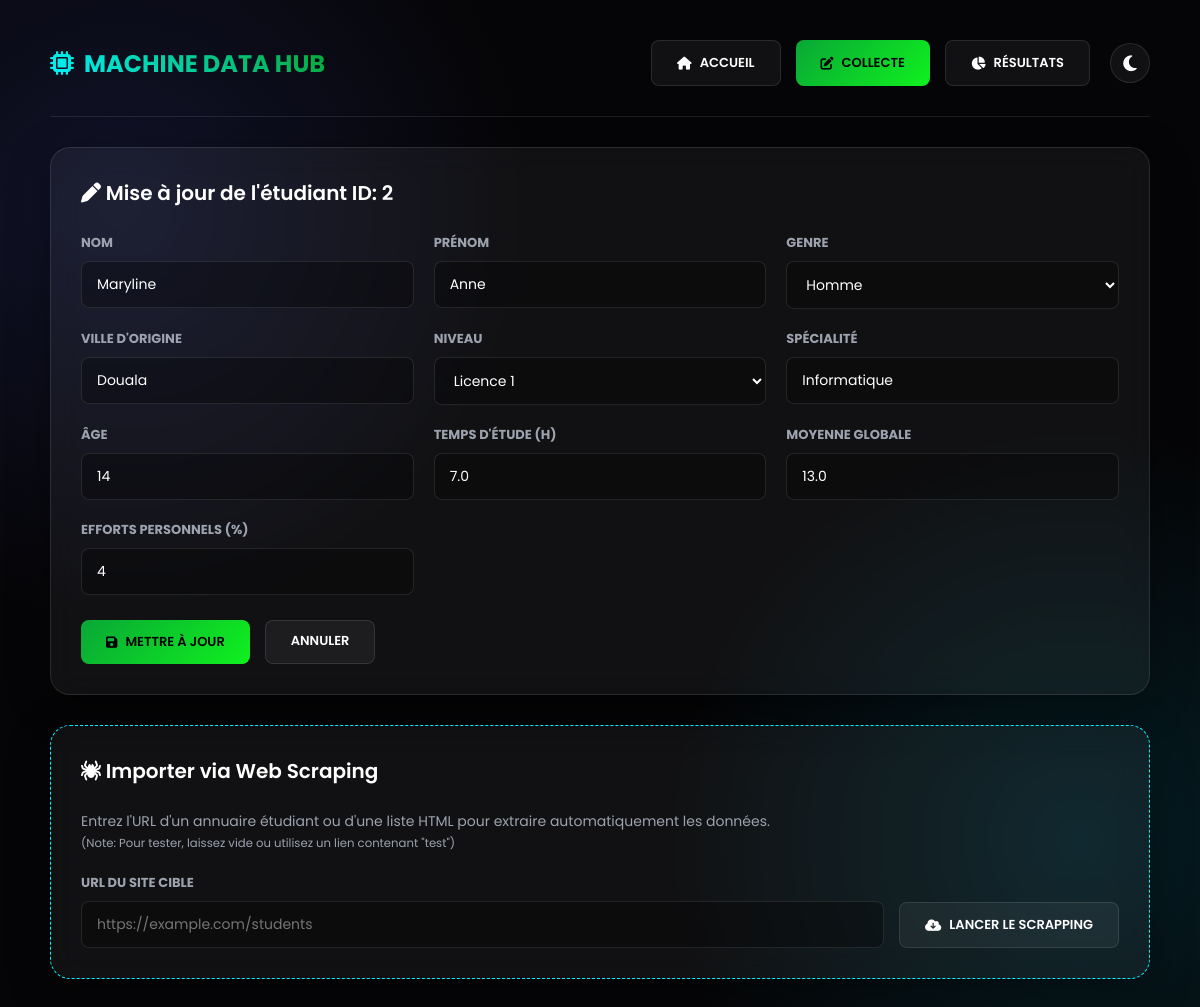
Before: /collecte?edit_id=2 with the older database file.
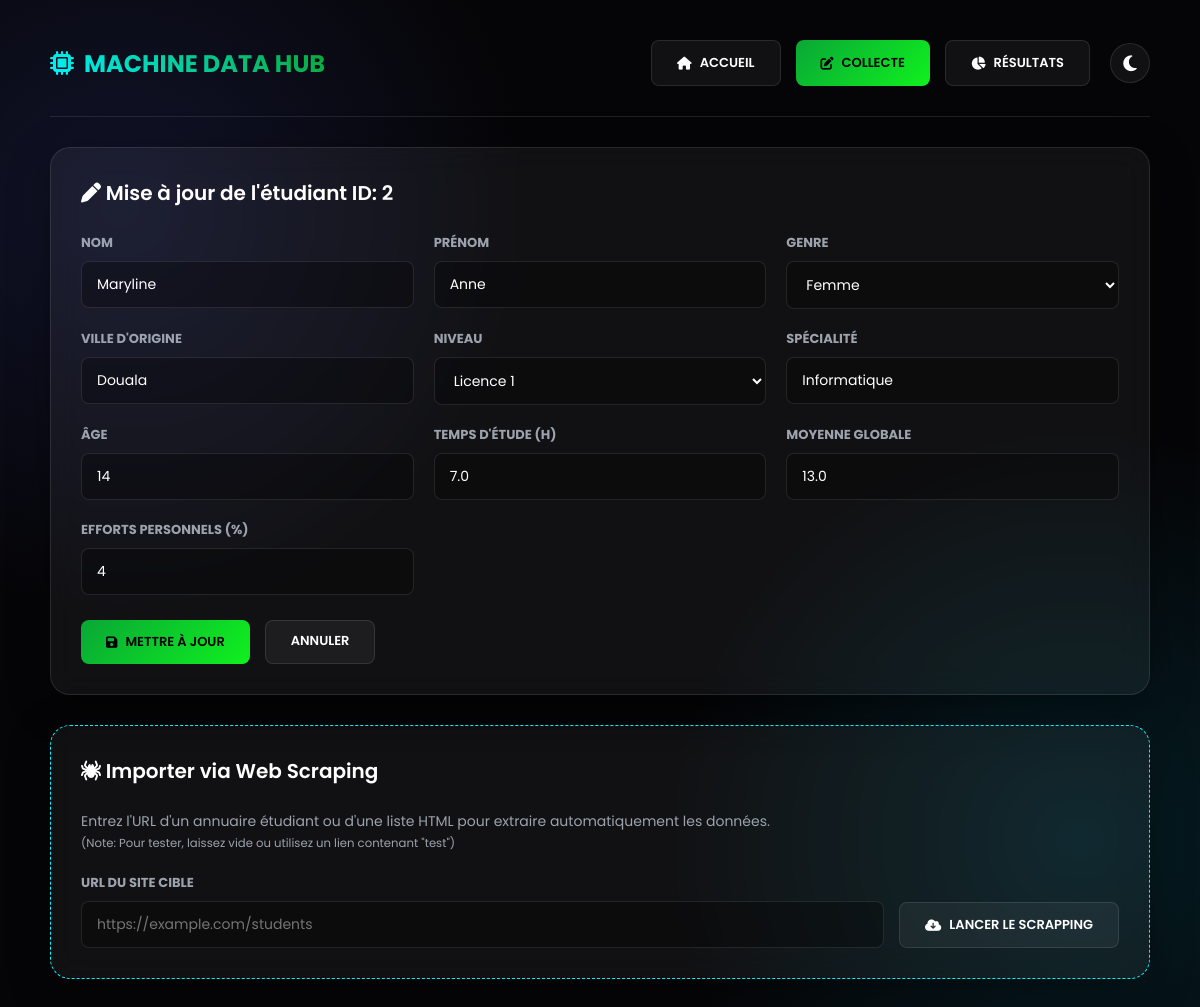
After: the same page with the newer database file.
### tables this page shows
CREATE TABLE students (
            id INTEGER PRIMARY KEY AUTOINCREMENT,
            nom TEXT NOT NULL,
            prenom TEXT NOT NULL,
            sexe TEXT,
            ville TEXT,
            niveau TEXT,
            filiere TEXT NOT NULL,
            moyenne REAL NOT NULL, 
            temps REAL NOT NULL,
            age INTEGER NOT NULL,
            participation INTEGER DEFAULT 0
        );

### app.py (the view)
@app.route('/collecte')
def collecte():
    edit_id = request.args.get('edit_id')
    edit_student = None
    if edit_id:
        conn = sqlite3.connect('database.db')
        cursor = conn.cursor()
        cursor.execute("SELECT * FROM students WHERE id=?", (edit_id,))
        raw_student = cursor.fetchone()
        conn.close()
        if raw_student:
            edit_student = {
                'id': raw_student[0], 'nom': raw_student[1], 'prenom': raw_student[2],
                'sexe': raw_student[3], 'ville': raw_student[4], 'niveau': raw_student[5],
                'filiere': raw_student[6], 'moyenne': raw_student[7],
                'temps': raw_student[8], 'age': raw_student[9], 'participation': raw_student[10]
            }
    return render_template('collecte.html', edit_student=edit_student)

### templates/collecte.html (shortened to what this page needs)
{% extends 'base.html' %}
{% set active_page = 'collecte' %}
{% block content %}
<div class="panel form-panel hide-on-print">
    <div class="panel-header">
        <h2>
            {% if edit_student %}
                <i class="fa-solid fa-pen"></i> Mise à jour de l'étudiant ID: {{ edit_student['id'] }}
            {% else %}
                <i class="fa-solid fa-plus"></i> <span style="color:var(--secondary)">Insérer</span> Nouvel Étudiant
            {% endif %}
        </h2>
    </div>
    <form method="POST" action="{{ url_for('update_student', id=edit_student['id']) if edit_student else url_for('add_student') }}">
        <div class="form-grid-3">
            <div class="form-group">
                <label>Nom</label>
                <input type="text" name="nom" required value="{{ edit_student['nom'] if edit_student else '' }}" placeholder="Ex: Dupont" />
            </div>
            <div class="form-group">
                <label>Prénom</label>
                <input type="text" name="prenom" required value="{{ edit_student['prenom'] if edit_student else '' }}" placeholder="Ex: Jean"/>
            </div>
            <div class="form-group">
                <label>Genre</label>
                <select name="sexe" style="width: 100%; padding: 12px 15px; background-color: rgba(0,0,0,0.3); border: 1px solid var(--glass-border); border-radius: 8px; font-size: 14px; color: var(--text-main);">
                    <option value="Homme" {% if edit_student and edit_student['sexe'] == 'Homme' %}selected{% endif %}>Homme</option>
                    <option value="Femme" {% if edit_student and edit_student['sexe'] == 'Femme' %}selected{% endif %}>Femme</option>
                </select>
            </div>
            <div class="form-group">
                <label>Ville d'origine</label>
                <input type="text" name="ville" required value="{{ edit_student['ville'] if edit_student else '' }}" placeholder="Ex: Yaoundé" />
            </div>
            <div class="form-group">
                <label>Niveau</label>
                <select name="niveau" style="width: 100%; padding: 12px 15px; background-color: rgba(0,0,0,0.3); border: 1px solid var(--glass-border); border-radius: 8px; font-size: 14px; color: var(--text-main);">
                    <option value="L1" {% if edit_student and edit_student['niveau'] == 'L1' %}selected{% endif %}>Licence 1</option>
                </select>
            </div>
            <div class="form-group">
                <label>Spécialité</label>
                <input type="text" name="filiere" required value="{{ edit_student['filiere'] if edit_student else '' }}" placeholder="Ex: Informatique" />
            </div>
            <div class="form-group">
                <label>Âge</label>
                <input type="number" name="age" required min="10" max="100" value="{{ edit_student['age'] if edit_student else '' }}" />
            </div>
            <div class="form-group">
                <label>Temps d'étude (H)</label>
                <input type="number" step="0.5" name="temps_etude" required value="{{ edit_student['temps'] if edit_student else '' }}" />
            </div>
            <div class="form-group">
                <label>Moyenne Globale</label>
                <input type="number" step="0.01" name="moyenne" required value="{{ edit_student['moyenne'] if edit_student else '' }}" />
            </div>
            <div class="form-group">
                <label>Efforts Personnels (%)</label>
                <input type="number" name="participation" required min="0" max="100" value="{{ edit_student['participation'] if edit_student else '0' }}" />
            </div>
        </div>
        <div class="btn-actions" style="margin-top: 25px;">
            <button type="submit" class="btn btn-primary"><i class="fa-solid fa-save"></i> {% if edit_student %}Mettre à jour{% else %}Enregistrer{% endif %}</button>
            {% if edit_student %}
                <a href="{{ url_for('collecte') }}" class="btn btn-light" style="padding-top:10px;">Annuler</a>
            {% endif %}
        </div>
    </form>
</div>
<div class="panel hide-on-print" style="border-style: dashed; border-color: var(--secondary);">
    <div class="panel-header">
        <h2><i class="fa-solid fa-spider"></i> Importer via Web Scraping</h2>
    </div>
    <p style="color: var(--text-muted); margin-bottom: 20px; font-size: 14px;">
        Entrez l'URL d'un annuaire étudiant ou d'une liste HTML pour extraire automatiquement les données.
        <br><small>(Note: Pour tester, laissez vide ou utilisez un lien contenant "test")</small>
    </p>
    <form method="POST" action="{{ url_for('scrapper') }}" style="display: flex; gap: 15px; align-items: flex-end;">
        <div class="form-group" style="flex: 1; margin-bottom: 0;">
            <label>URL du site cible</label>
            <input type="url" name="url" placeholder="https://example.com/students" style="margin-bottom: 0;">
        </div>
        <button type="submit" class="btn btn-light" style="white-space: nowrap;">
            <i class="fa-solid fa-cloud-download"></i> Lancer le Scrapping
        </button>
    </form>
</div>
{% endblock %}

### templates/base.html (shortened to what this page needs)
<!DOCTYPE html>
<html lang="fr">
<head>
    <link rel="stylesheet" href="{{ url_for('static', filename='style.css') }}">
    <link rel="stylesheet" href="https://cdnjs.cloudflare.com/ajax/libs/font-awesome/6.4.0/css/all.min.css">
</head>
<body>
    <div class="container single-view">
        <div class="header-titles">
            <h1><i class="fa-solid fa-microchip" style="color:var(--secondary);"></i> MACHINE DATA HUB</h1>
            <div style="display: flex; align-items: center; gap: 20px;">
                <nav class="btn-actions hide-on-print">
                    <a href="{{ url_for('accueil') }}" class="btn {% if active_page == 'accueil' %}btn-primary{% else %}btn-light{% endif %}">
                        <i class="fa-solid fa-house"></i> Accueil
                    </a>
                    <a href="{{ url_for('collecte') }}" class="btn {% if active_page == 'collecte' %}btn-primary{% else %}btn-light{% endif %}">
                        <i class="fa-solid fa-pen-to-square"></i> Collecte
                    </a>
                    <a href="{{ url_for('resultats') }}" class="btn {% if active_page == 'resultats' %}btn-primary{% else %}btn-light{% endif %}">
                        <i class="fa-solid fa-chart-pie"></i> Résultats
                    </a>
                </nav>
                <button id="theme-btn" class="theme-toggle hide-on-print" title="Changer le thème">
                    <i class="fa-solid fa-moon"></i>
                </button>
            </div>
        </div>
        <hr class="separator">
        {% block content %}
        {% endblock %}
    </div>
</body>
</html>

### static/style.css (style rules this page uses)
* { margin: 0; padding: 0; box-sizing: border-box; font-family: 'Poppins', sans-serif; }
:root { --primary: #09a736; --secondary: #00f2fe; --tertiary: #10f11f; --bg-dark: #050507; --glass-panel: rgba(255, 255, 255, 0.05); --glass-border: rgba(255, 255, 255, 0.1); --text-main: #ffffff; --text-muted: #9ca3af; --card-bg: rgba(0, 0, 0, 0.2); }
body { background-color: var(--bg-dark); color: var(--text-main); min-height: 100vh; background-image: radial-gradient(circle at 10% 20%, rgba(88, 101, 242, 0.15), transparent 30%), radial-gradient(circle at 90% 80%, rgba(0, 212, 255, 0.12), transparent 30%); background-attachment: fixed; transition: background-color 0.3s, color 0.3s; display: flex; justify-content: center; padding: 40px 20px; }
.container { width: 100%; max-width: 1100px; }
.header-titles { margin-bottom: 30px; display: flex; justify-content: space-between; align-items: center; width: 100%; }
.header-titles h1 { font-size: 24px; font-weight: 700; color: var(--text-main); margin: 0; background: linear-gradient(45deg, var(--secondary), var(--primary)); -webkit-background-clip: text; -webkit-text-fill-color: transparent; display: flex; align-items: center; gap: 10px; }
.separator { border: none; height: 1px; background: var(--glass-border); margin: 30px 0; }
.panel { background: var(--glass-panel); backdrop-filter: blur(15px); -webkit-backdrop-filter: blur(15px); border: 1px solid var(--glass-border); border-radius: 20px; padding: 30px; box-shadow: 0 10px 40px rgba(0, 0, 0, 0.4); margin-bottom: 30px; }
.panel-header { display: flex; justify-content: space-between; align-items: center; margin-bottom: 25px; }
.panel-header h2 { font-size: 20px; font-weight: 600; color: var(--text-main); }
.form-grid-3 { display: grid; grid-template-columns: repeat(3, 1fr); gap: 20px; margin-bottom: 20px; }
.form-group label { display: block; font-size: 13px; font-weight: 700; color: var(--text-muted); margin-bottom: 8px; text-transform: uppercase; }
.form-group input { width: 100%; padding: 12px 15px; background-color: rgba(0,0,0,0.3); border: 1px solid var(--glass-border); border-radius: 8px; font-size: 14px; color: var(--text-main); transition: 0.2s; }
.btn-actions { display: flex; gap: 15px; }
.btn { padding: 12px 25px; border: none; border-radius: 8px; font-weight: 600; text-transform: uppercase; font-size: 13px; cursor: pointer; text-decoration: none; display: inline-flex; align-items: center; justify-content: center; gap: 8px; transition: 0.2s; }
.btn-primary { background: linear-gradient(135deg, var(--primary), var(--tertiary)); color: #000; }
.btn-light { background-color: var(--glass-panel); color: var(--text-main); border: 1px solid var(--glass-border); }
.theme-toggle { width: 40px; height: 40px; border-radius: 50%; border: 1px solid var(--glass-border); background: var(--glass-panel); color: var(--text-main); display: flex; align-items: center; justify-content: center; cursor: pointer; transition: 0.3s; font-size: 18px; }

Changed rows visible on the page:
changed students "Maryline": sexe "Homme" → "Femme"
